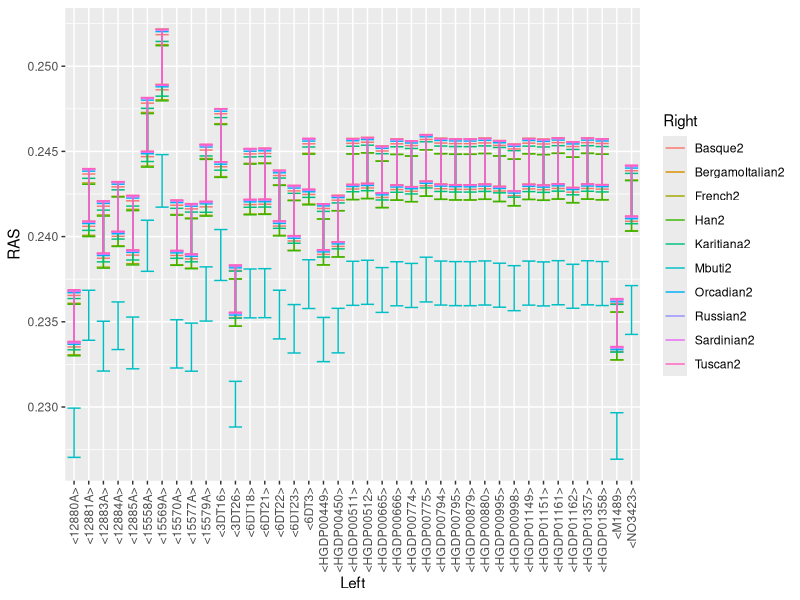

Here is the R script that generated this plot:
library(magrittr)
library(ggplot2)

ras_table <- readr::read_tsv("analyses/HGDP-exploration/AncientBritish_HGDP_ras.table.txt")

ras_table %>% dplyr::filter(Cumulative==TRUE, k==5) %>% ggplot() +
  geom_errorbar(aes(x=Left, y=RAS, ymin=RAS-StdErr, ymax=RAS+StdErr, col=Right)) +
  theme(axis.text.x = element_text(angle = 90, vjust = 0.5, hjust=1))

